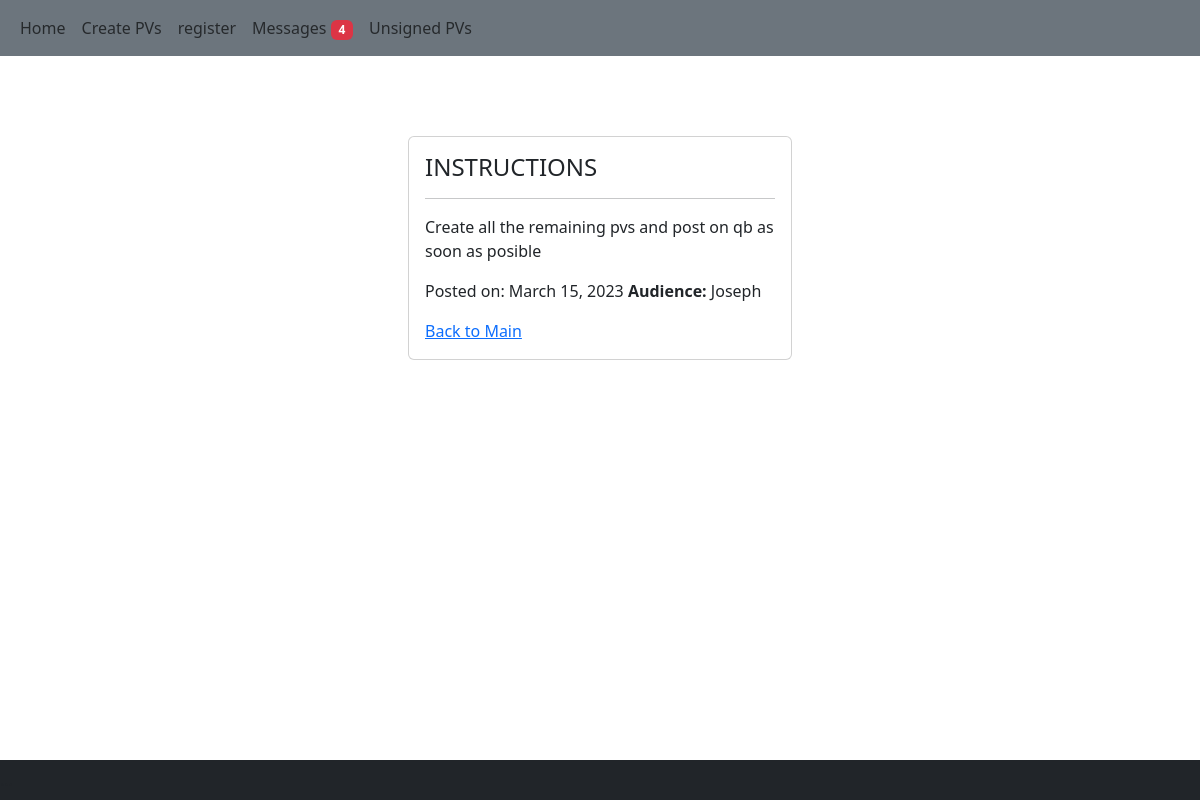
The page /mynote/?data=11 on the database its author committed.
### pvoucher/models.py (models this page shows, shortened)
class Notes(models.Model):
    date = models.DateField(auto_now_add=True)
    subject = models.CharField(max_length=100)
    body = models.CharField(max_length=250)
    audience= models.CharField(max_length=20)
    read=models.BooleanField(blank=True)

### pvoucher/views.py (the view)
# urls.py: path('mynote/', views.noteView, name='my_note'),
def noteView(request):
    query = request.GET['data']
    mynote=Notes.objects.filter(pk=query)
    return render(request,'notes/mynote.html',{ 'mynote':mynote})

### templates/notes/mynote.html (shortened to what this page needs)
{% extends 'base.html' %}
{% block content %}
<div class="row note ">
    <div class="col"></div>
    <div class="col">
        {% if mynote %}
{% for data in mynote %}
        <div class="card">
            <div class="card-body">
              <h4 class="card-title">{{data.subject|upper}}</h4><hr>
              <p class="card-text">{{data.body}}</p>
              <p>Posted on: {{data.date}} <strong>Audience:</strong>  {{data.audience}}</p>
              <a href="{% url 'note-home'%}" class="card-link">Back to Main</a>
            </div>
          </div>
          {% endfor %}
{% else %}
<p>Sorry, Cant Fetch Notice data</p>
{% endif %}
    </div>
    <div class="col"></div>
  </div>
{% endblock content %}

### templates/notes/mynote.html (style rules this page uses)
.note { padding-top: 5rem; }

### rows shown on the page
Notes: subject "INSTRUCTIONS", body "Create all the remaining pvs and post on qb as soon as posible", date "March 15, 2023", audience "Joseph"
